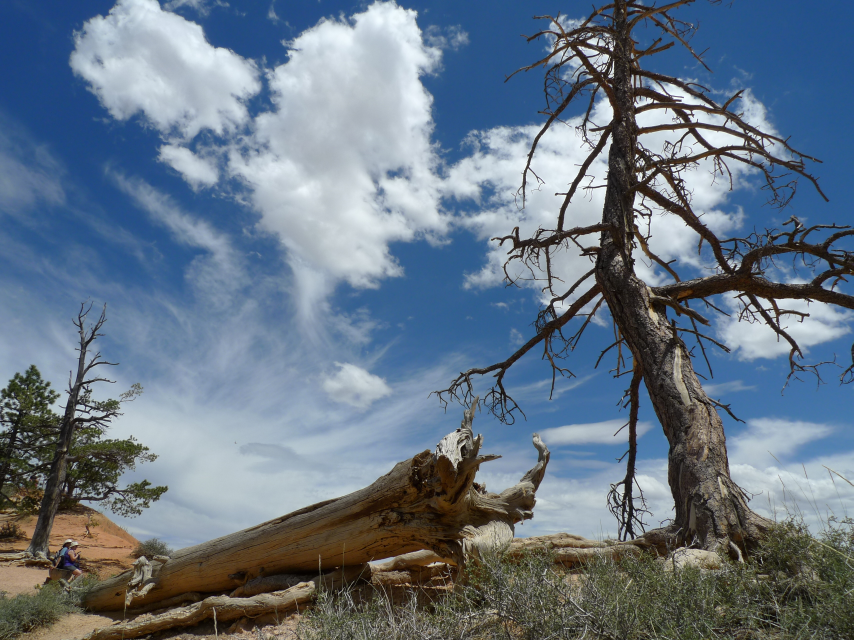
//> input picture DIP/canyon.JPG, 2560 x 1920 px (shown at 1/3 size)
$ ./ReportCode7-1   (built with g++ and OpenCV 4)
//> lines starting //> are read from the running program, lines starting //| are printed output that depends on the picture
#include<opencv2/core/core.hpp>
#include<opencv2/highgui/highgui.hpp>
#include<opencv2/imgproc/imgproc.hpp>
#include<iostream>

using namespace cv;
using namespace std;

int main() {
	//Load Image
	Mat img = imread("canyon.jpg", CV_LOAD_IMAGE_COLOR);
//> img is the input picture: 1920 rows x 2560 cols, CV_8UC3; mean B, G, R 134.2, 118.4, 103.2

	if (img.empty()) {//If it wan't loaded..
		cout << "Image couldn't be loaded" << endl;
		exit(0);
	}
	//Decreasesd Image size as 1/9
	resize(img, img, Size(img.cols / 3, img.rows / 3), 0, 0, CV_INTER_NN);
//> img: 640 rows x 853 cols, CV_8UC3

	vector<Mat> RGB_channels;
	//Split R, G, B channels : Red = channel[2], Green = channel[1], Blue = channel[0]
	split(img, RGB_channels);
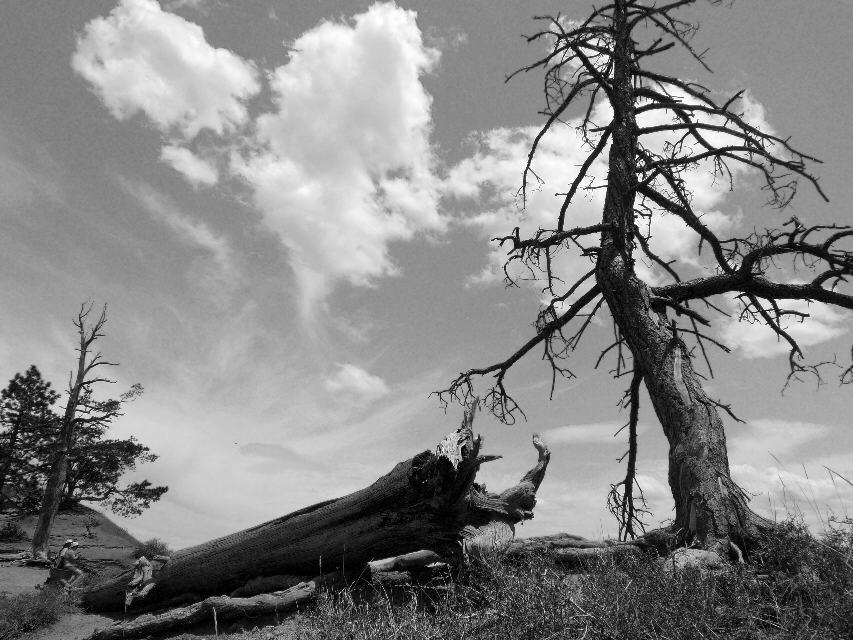
//> RGB_channels[0]: 640 rows x 853 cols, CV_8UC1; min 0, max 255, mean 134.2
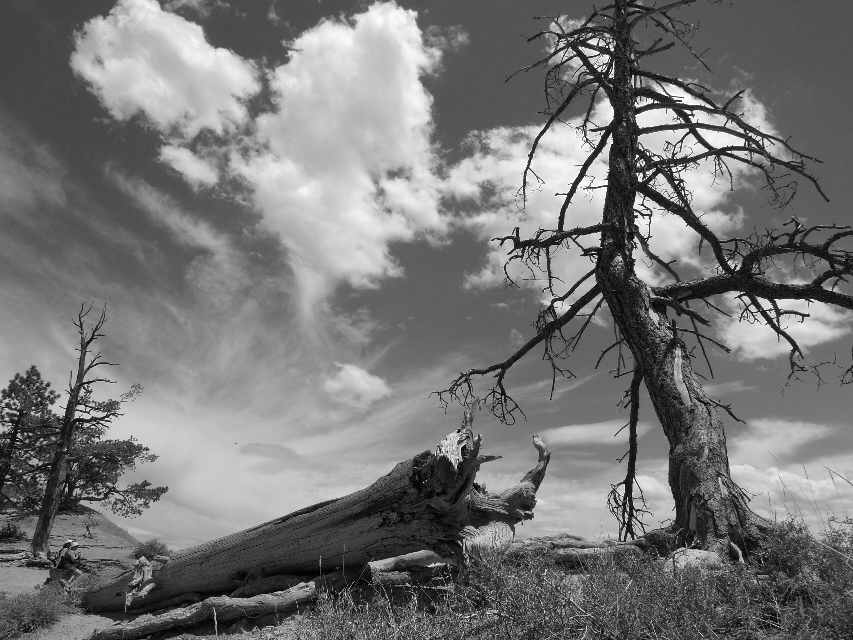
//> RGB_channels[1]: 640 rows x 853 cols, CV_8UC1; min 0, max 255, mean 118.4
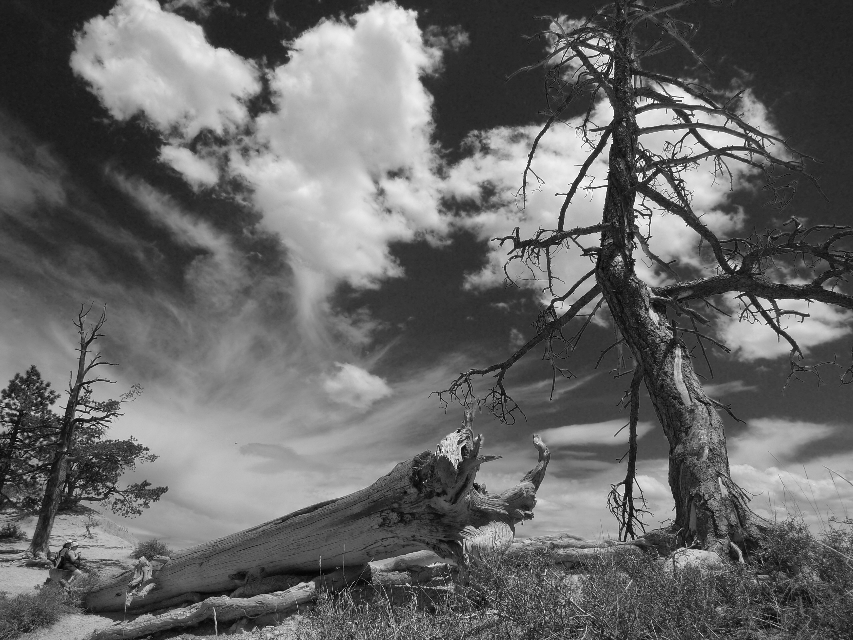
//> RGB_channels[2]: 640 rows x 853 cols, CV_8UC1; min 0, max 255, mean 103.2

	//Shows each channels splited
	imshow("Red Channel", RGB_channels[2]);
	imshow("Green Channel", RGB_channels[1]);
	imshow("Blue Channel", RGB_channels[0]);

	//Image Variables for each Histogram - equalized channels
	Mat r_channel_equalized;
	Mat g_channel_equalized;
	Mat b_channel_equalized;

	//Equalize each channels
	equalizeHist(RGB_channels[2], r_channel_equalized);
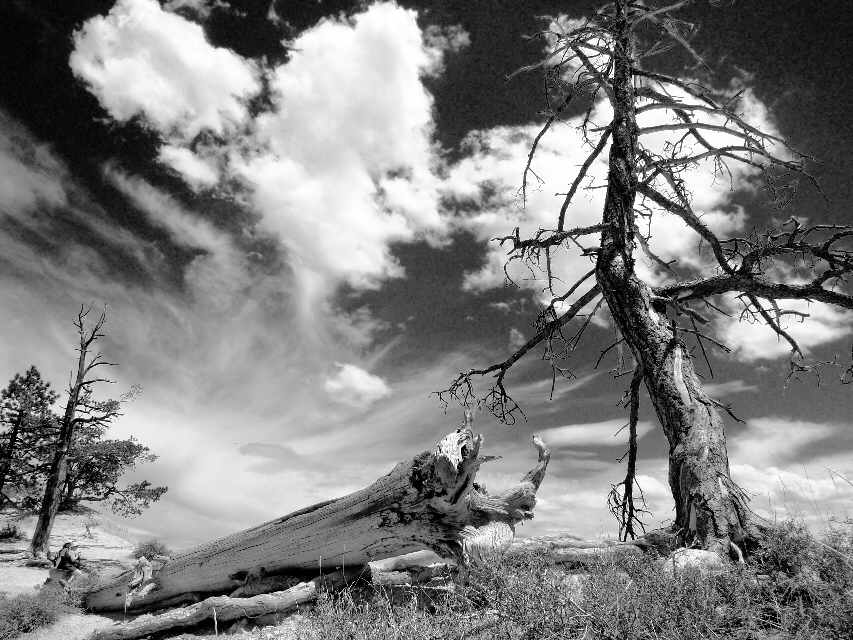
//> r_channel_equalized: 640 rows x 853 cols, CV_8UC1; min 0, max 255, mean 128.3
	equalizeHist(RGB_channels[1], g_channel_equalized);
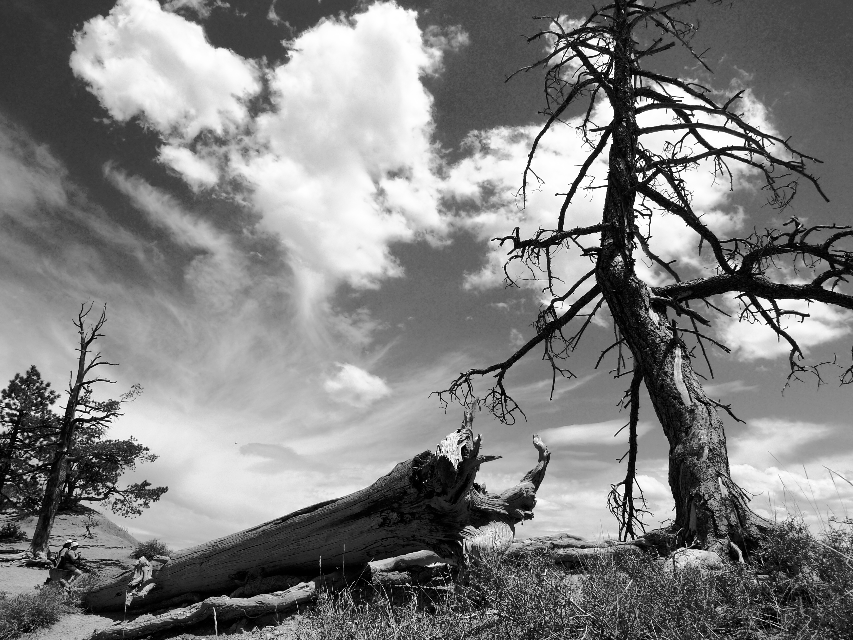
//> g_channel_equalized: 640 rows x 853 cols, CV_8UC1; min 0, max 255, mean 128.1
	equalizeHist(RGB_channels[0], b_channel_equalized);
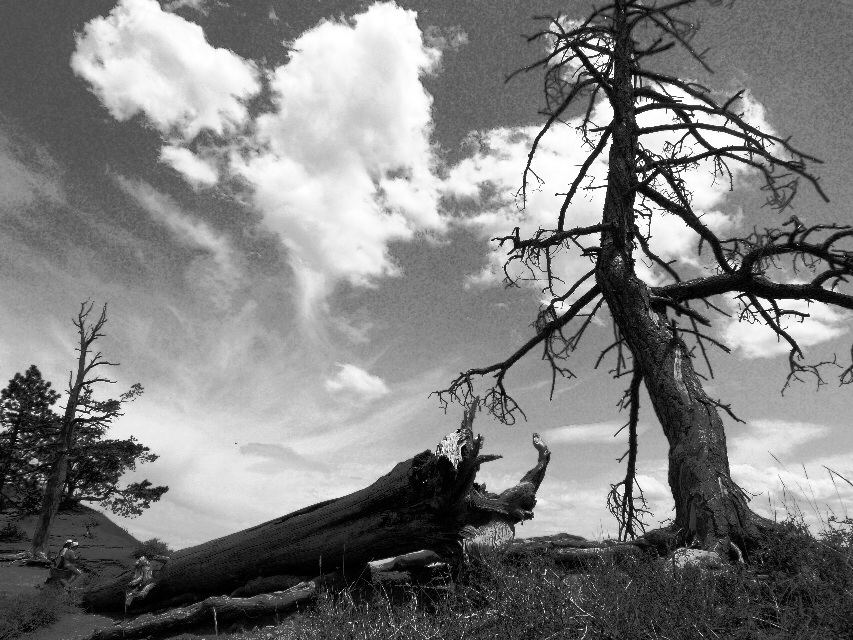
//> b_channel_equalized: 640 rows x 853 cols, CV_8UC1; min 0, max 255, mean 127.8

	//Shows each channels equalized;
	imshow("Equalized Red Channel", r_channel_equalized);
	imshow("Equalized Green Channel", g_channel_equalized);
	imshow("Equalized Blue Channel", b_channel_equalized);

	Mat result;//Image variable for Result image

	vector<Mat> RGB_channels_equalized;

	//Insert each equalized channels
	RGB_channels_equalized.emplace_back(b_channel_equalized);
	RGB_channels_equalized.emplace_back(g_channel_equalized);
	RGB_channels_equalized.emplace_back(r_channel_equalized);

	//Merge it as 1 Image
	merge(RGB_channels_equalized, result);
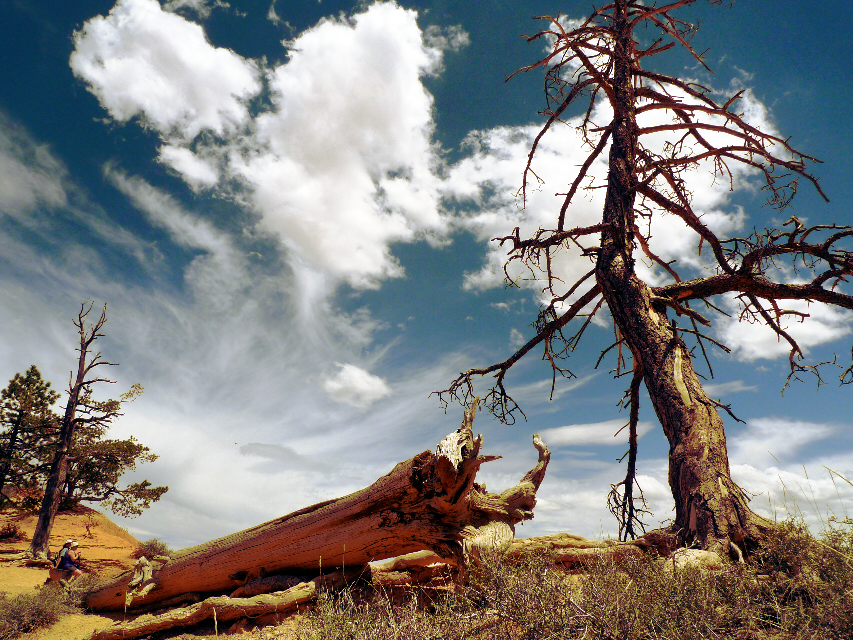
//> result: 640 rows x 853 cols, CV_8UC3; mean B, G, R 127.8, 128.1, 128.3

	//Shows result Image
	imshow("Result", result);

	waitKey(0);

	//Stores Images
	imwrite("r_channel_equalized.jpg", r_channel_equalized);
	imwrite("g_channel_equalized.jpg", g_channel_equalized);
	imwrite("b_channel_equalized.jpg", b_channel_equalized);
	imwrite("composited_rgb_image.jpg", result);

	destroyAllWindows();
}
